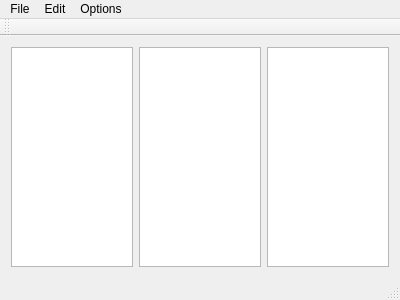
<?xml version="1.0" encoding="UTF-8"?>
<ui version="4.0">
 <class>MainWindow</class>
 <widget class="QMainWindow" name="MainWindow">
  <property name="geometry">
   <rect>
    <x>0</x>
    <y>0</y>
    <width>400</width>
    <height>300</height>
   </rect>
  </property>
  <property name="windowTitle">
   <string>Samplicity</string>
  </property>
  <widget class="QWidget" name="centralWidget">
   <layout class="QHBoxLayout" name="horizontalLayout_2">
    <item>
     <widget class="QTreeView" name="dirsTreeView">
      <property name="selectionMode">
       <enum>QAbstractItemView::ExtendedSelection</enum>
      </property>
     </widget>
    </item>
    <item>
     <widget class="QTreeView" name="tagsTreeView">
      <property name="selectionMode">
       <enum>QAbstractItemView::ExtendedSelection</enum>
      </property>
     </widget>
    </item>
    <item>
     <widget class="QTreeView" name="samplesTreeView"/>
    </item>
   </layout>
  </widget>
  <widget class="QMenuBar" name="menuBar">
   <property name="geometry">
    <rect>
     <x>0</x>
     <y>0</y>
     <width>400</width>
     <height>21</height>
    </rect>
   </property>
   <widget class="QMenu" name="menuFile">
    <property name="title">
     <string>File</string>
    </property>
    <addaction name="actionAddFile"/>
    <addaction name="actionAddDirectory"/>
    <addaction name="actionExit"/>
   </widget>
   <widget class="QMenu" name="menuEdit">
    <property name="title">
     <string>Edit</string>
    </property>
    <addaction name="actionTags"/>
   </widget>
   <widget class="QMenu" name="menuOptions">
    <property name="title">
     <string>Options</string>
    </property>
    <addaction name="actionLoop_Playback"/>
   </widget>
   <addaction name="menuFile"/>
   <addaction name="menuEdit"/>
   <addaction name="menuOptions"/>
  </widget>
  <widget class="QToolBar" name="mainToolBar">
   <attribute name="toolBarArea">
    <enum>TopToolBarArea</enum>
   </attribute>
   <attribute name="toolBarBreak">
    <bool>false</bool>
   </attribute>
  </widget>
  <widget class="QStatusBar" name="statusBar"/>
  <action name="actionExit">
   <property name="text">
    <string>Exit</string>
   </property>
  </action>
  <action name="actionAddFile">
   <property name="text">
    <string>Add Files...</string>
   </property>
  </action>
  <action name="actionAddDirectory">
   <property name="text">
    <string>Add Directory...</string>
   </property>
  </action>
  <action name="actionLoop_Playback">
   <property name="checkable">
    <bool>true</bool>
   </property>
   <property name="text">
    <string>Loop Playback</string>
   </property>
  </action>
  <action name="actionTags">
   <property name="text">
    <string>Tags...</string>
   </property>
  </action>
 </widget>
 <layoutdefault spacing="6" margin="11"/>
 <resources/>
 <connections/>
</ui>
